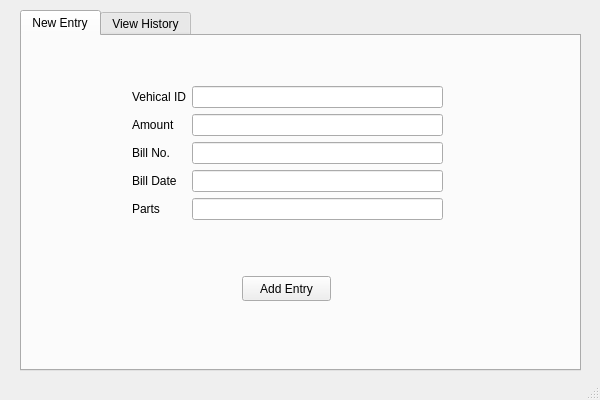
<?xml version="1.0" encoding="UTF-8"?>
<ui version="4.0">
 <class>MainWindow</class>
 <widget class="QMainWindow" name="MainWindow">
  <property name="geometry">
   <rect>
    <x>0</x>
    <y>0</y>
    <width>600</width>
    <height>400</height>
   </rect>
  </property>
  <property name="windowTitle">
   <string>MainWindow</string>
  </property>
  <widget class="QWidget" name="centralwidget">
   <widget class="QTabWidget" name="tabWidget">
    <property name="geometry">
     <rect>
      <x>20</x>
      <y>10</y>
      <width>561</width>
      <height>361</height>
     </rect>
    </property>
    <property name="currentIndex">
     <number>0</number>
    </property>
    <widget class="QWidget" name="tab">
     <attribute name="title">
      <string>New Entry</string>
     </attribute>
     <widget class="QWidget" name="formLayoutWidget">
      <property name="geometry">
       <rect>
        <x>110</x>
        <y>50</y>
        <width>311</width>
        <height>151</height>
       </rect>
      </property>
      <layout class="QFormLayout" name="formLayout">
       <item row="0" column="0">
        <widget class="QLabel" name="vehicalIDLabel">
         <property name="text">
          <string>Vehical ID</string>
         </property>
        </widget>
       </item>
       <item row="0" column="1">
        <widget class="QLineEdit" name="vehicalIDLineEdit"/>
       </item>
       <item row="1" column="0">
        <widget class="QLabel" name="amountLabel">
         <property name="text">
          <string>Amount</string>
         </property>
        </widget>
       </item>
       <item row="1" column="1">
        <widget class="QLineEdit" name="amountLineEdit"/>
       </item>
       <item row="2" column="0">
        <widget class="QLabel" name="billNoLabel">
         <property name="text">
          <string>Bill No.</string>
         </property>
        </widget>
       </item>
       <item row="2" column="1">
        <widget class="QLineEdit" name="billNoLineEdit"/>
       </item>
       <item row="3" column="0">
        <widget class="QLabel" name="billDateLabel">
         <property name="text">
          <string>Bill Date</string>
         </property>
        </widget>
       </item>
       <item row="3" column="1">
        <widget class="QLineEdit" name="billDateLineEdit"/>
       </item>
       <item row="4" column="0">
        <widget class="QLabel" name="partsLabel">
         <property name="text">
          <string>Parts</string>
         </property>
        </widget>
       </item>
       <item row="4" column="1">
        <widget class="QLineEdit" name="partsLineEdit"/>
       </item>
      </layout>
     </widget>
     <widget class="QPushButton" name="addEntryButton">
      <property name="geometry">
       <rect>
        <x>220</x>
        <y>240</y>
        <width>89</width>
        <height>25</height>
       </rect>
      </property>
      <property name="text">
       <string>Add Entry</string>
      </property>
     </widget>
    </widget>
    <widget class="QWidget" name="tab_2">
     <attribute name="title">
      <string>View History</string>
     </attribute>
    </widget>
   </widget>
  </widget>
  <widget class="QStatusBar" name="statusbar"/>
 </widget>
 <resources/>
 <connections/>
</ui>
